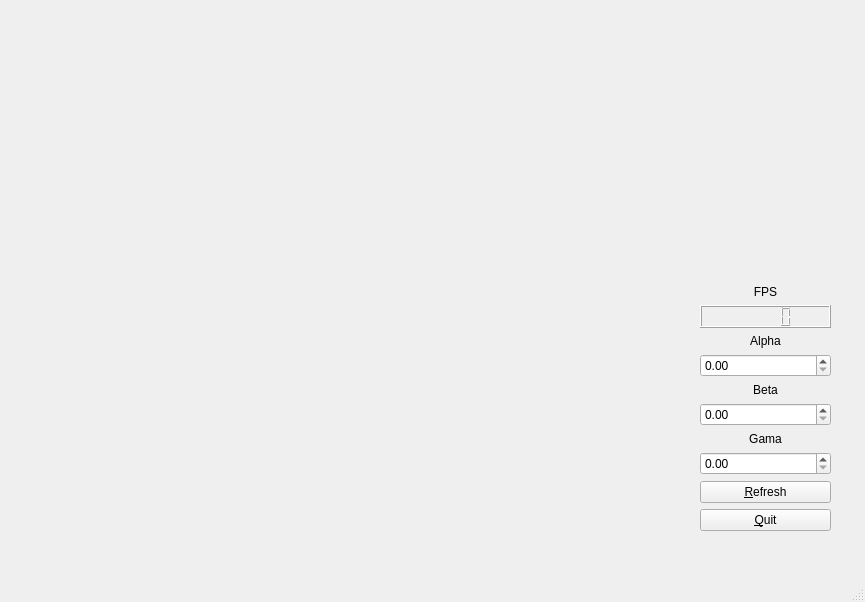
<?xml version="1.0" encoding="UTF-8"?>
<ui version="4.0">
 <class>MainWindow</class>
 <widget class="QMainWindow" name="MainWindow">
  <property name="geometry">
   <rect>
    <x>0</x>
    <y>0</y>
    <width>865</width>
    <height>602</height>
   </rect>
  </property>
  <property name="sizePolicy">
   <sizepolicy hsizetype="Fixed" vsizetype="Fixed">
    <horstretch>0</horstretch>
    <verstretch>0</verstretch>
   </sizepolicy>
  </property>
  <property name="minimumSize">
   <size>
    <width>865</width>
    <height>602</height>
   </size>
  </property>
  <property name="maximumSize">
   <size>
    <width>865</width>
    <height>602</height>
   </size>
  </property>
  <property name="windowTitle">
   <string>MainWindow</string>
  </property>
  <widget class="QWidget" name="centralwidget">
   <widget class="GlWidget" name="widget" native="true">
    <property name="geometry">
     <rect>
      <x>30</x>
      <y>50</y>
      <width>640</width>
      <height>480</height>
     </rect>
    </property>
    <property name="sizePolicy">
     <sizepolicy hsizetype="Preferred" vsizetype="Preferred">
      <horstretch>0</horstretch>
      <verstretch>0</verstretch>
     </sizepolicy>
    </property>
    <property name="baseSize">
     <size>
      <width>640</width>
      <height>480</height>
     </size>
    </property>
   </widget>
   <widget class="QWidget" name="layoutWidget">
    <property name="geometry">
     <rect>
      <x>700</x>
      <y>50</y>
      <width>131</width>
      <height>481</height>
     </rect>
    </property>
    <layout class="QVBoxLayout" name="verticalLayout">
     <item>
      <spacer name="verticalSpacer">
       <property name="orientation">
        <enum>Qt::Vertical</enum>
       </property>
       <property name="sizeHint" stdset="0">
        <size>
         <width>20</width>
         <height>40</height>
        </size>
       </property>
      </spacer>
     </item>
     <item>
      <widget class="QLabel" name="label_4">
       <property name="text">
        <string>FPS</string>
       </property>
       <property name="alignment">
        <set>Qt::AlignCenter</set>
       </property>
      </widget>
     </item>
     <item>
      <widget class="QLCDNumber" name="lcdNumber"/>
     </item>
     <item>
      <widget class="QLabel" name="label_3">
       <property name="text">
        <string>Alpha</string>
       </property>
       <property name="alignment">
        <set>Qt::AlignCenter</set>
       </property>
      </widget>
     </item>
     <item>
      <widget class="QDoubleSpinBox" name="doubleSpinBox_3"/>
     </item>
     <item>
      <widget class="QLabel" name="label_2">
       <property name="text">
        <string>Beta</string>
       </property>
       <property name="alignment">
        <set>Qt::AlignCenter</set>
       </property>
      </widget>
     </item>
     <item>
      <widget class="QDoubleSpinBox" name="doubleSpinBox_2"/>
     </item>
     <item>
      <widget class="QLabel" name="label">
       <property name="text">
        <string>Gama</string>
       </property>
       <property name="alignment">
        <set>Qt::AlignCenter</set>
       </property>
      </widget>
     </item>
     <item>
      <widget class="QDoubleSpinBox" name="doubleSpinBox"/>
     </item>
     <item>
      <widget class="QPushButton" name="pushButton_2">
       <property name="text">
        <string>&amp;Refresh</string>
       </property>
      </widget>
     </item>
     <item>
      <widget class="QPushButton" name="pushButton">
       <property name="text">
        <string>&amp;Quit</string>
       </property>
      </widget>
     </item>
    </layout>
   </widget>
  </widget>
  <widget class="QMenuBar" name="menubar">
   <property name="geometry">
    <rect>
     <x>0</x>
     <y>0</y>
     <width>865</width>
     <height>23</height>
    </rect>
   </property>
  </widget>
  <widget class="QStatusBar" name="statusbar"/>
 </widget>
 <customwidgets>
  <customwidget>
   <class>GlWidget</class>
   <extends>QWidget</extends>
   <header>glwidget.h</header>
   <container>1</container>
   <slots>
    <signal>update_param()</signal>
   </slots>
  </customwidget>
 </customwidgets>
 <resources/>
 <connections>
  <connection>
   <sender>pushButton</sender>
   <signal>clicked()</signal>
   <receiver>MainWindow</receiver>
   <slot>close()</slot>
   <hints>
    <hint type="sourcelabel">
     <x>742</x>
     <y>543</y>
    </hint>
    <hint type="destinationlabel">
     <x>713</x>
     <y>569</y>
    </hint>
   </hints>
  </connection>
 </connections>
</ui>
